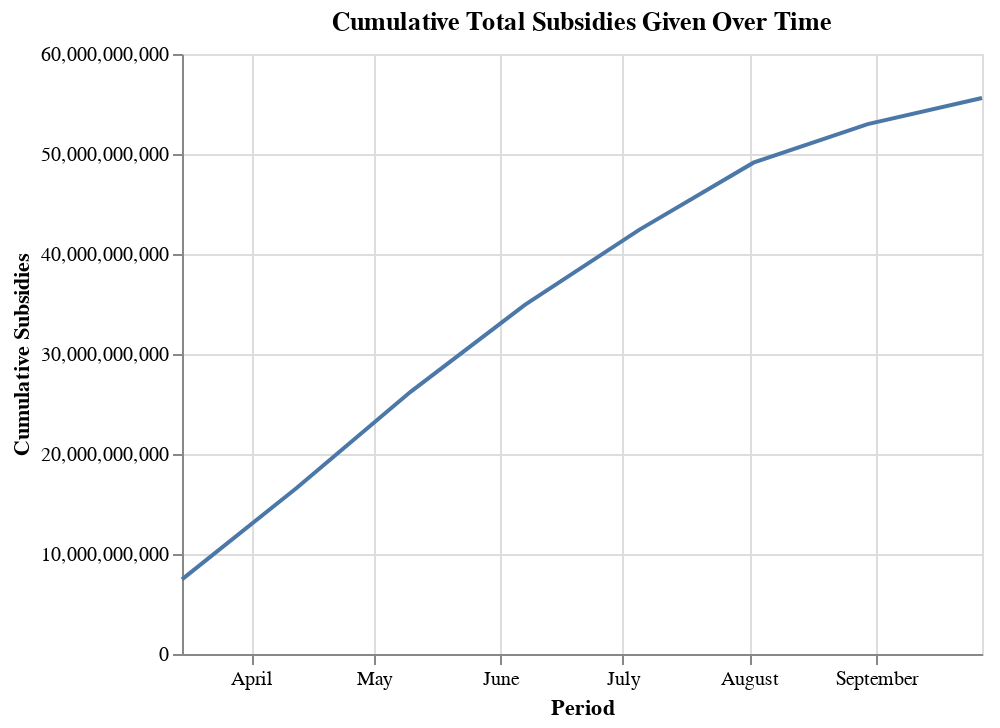

The notebook cell saved with this chart:
### Code cell
#Cumulative subsidies
temp["Cumulative Subsidies"] = temp["Subsidy"].cumsum()
temp
alt.Chart(temp, title = "Cumulative Total Subsidies Given Over Time").mark_line().encode(
    x = "Period",
    y = "Cumulative Subsidies"
)

### Figure 1 — Vega-Lite specification as saved in the notebook (floating-point values rounded to 4 significant figures)
{"config": {"view": {"continuousWidth": 400, "continuousHeight": 300}}, "data": {"name": "data-8ec965a4bcc4265287653e233ab299c8"}, "mark": "line", "encoding": {"x": {"type": "temporal", "field": "Period"}, "y": {"type": "quantitative", "field": "Cumulative Subsidies"}}, "title": "Cumulative Total Subsidies Given Over Time", "$schema": "https://vega.github.io/schema/vega-lite/v4.8.1.json", "datasets": {"data-8ec965a4bcc4265287653e233ab299c8": [{"Period": "2020-03-15T00:00:00", "RegionCode": "TOTAL", "Region": "Canada", "GeographicClassification": "Not applicable", "CensusLevel": "Not applicable", "IndustryCode": "TOTAL", "Industry": "All Industries", "BusinessLocations": 294100.0, "Subsidy": 7460000000.0, "SupportedEmployees": 3489000.0, "RehiredEmployees": 30520.0, "GeoAggregation": "Canada", "IndustryAggregation": "All industries", "Cumulative Subsidies": 7460000000.0}, {"Period": "2020-04-12T00:00:00", "RegionCode": "TOTAL", "Region": "Canada", "GeographicClassification": "Not applicable", "CensusLevel": "Not applicable", "IndustryCode": "TOTAL", "Industry": "All Industries", "BusinessLocations": 336600.0, "Subsidy": 9112000000.0, "SupportedEmployees": 3744000.0, "RehiredEmployees": 38940.0, "GeoAggregation": "Canada", "IndustryAggregation": "All industries", "Cumulative Subsidies": 16570000000.0}, {"Period": "2020-05-10T00:00:00", "RegionCode": "TOTAL", "Region": "Canada", "GeographicClassification": "Not applicable", "CensusLevel": "Not applicable", "IndustryCode": "TOTAL", "Industry": "All Industries", "BusinessLocations": 331900.0, "Subsidy": 9648000000.0, "SupportedEmployees": 4011000.0, "RehiredEmployees": 44420.0, "GeoAggregation": "Canada", "IndustryAggregation": "All industries", "Cumulative Subsidies": 26220000000.0}, {"Period": "2020-06-07T00:00:00", "RegionCode": "TOTAL", "Region": "Canada", "GeographicClassification": "Not applicable", "CensusLevel": "Not applicable", "IndustryCode": "TOTAL", "Industry": "All Industries", "BusinessLocations": 291500.0, "Subsidy": 8695000000.0, "SupportedEmployees": 3836000.0, "RehiredEmployees": 36460.0, "GeoAggregation": "Canada", "IndustryAggregation": "All industries", "Cumulative Subsidies": 34910000000.0}, {"Period": "2020-07-05T00:00:00", "RegionCode": "TOTAL", "Region": "Canada", "GeographicClassification": "Not applicable", "CensusLevel": "Not applicable", "IndustryCode": "TOTAL", "Industry": "All Industries", "BusinessLocations": 288900.0, "Subsidy": 7495000000.0, "SupportedEmployees": 4323000.0, "RehiredEmployees": 25860.0, "GeoAggregation": "Canada", "IndustryAggregation": "All industries", "Cumulative Subsidies": 42410000000.0}, {"Period": "2020-08-02T00:00:00", "RegionCode": "TOTAL", "Region": "Canada", "GeographicClassification": "Not applicable", "CensusLevel": "Not applicable", "IndustryCode": "TOTAL", "Industry": "All Industries", "BusinessLocations": 272600.0, "Subsidy": 6725000000.0, "SupportedEmployees": 4163000.0, "RehiredEmployees": 19510.0, "GeoAggregation": "Canada", "IndustryAggregation": "All industries", "Cumulative Subsidies": 49130000000.0}, {"Period": "2020-08-30T00:00:00", "RegionCode": "TOTAL", "Region": "Canada", "GeographicClassification": "Not applicable", "CensusLevel": "Not applicable", "IndustryCode": "TOTAL", "Industry": "All Industries", "BusinessLocations": 240700.0, "Subsidy": 3851000000.0, "SupportedEmployees": 3769000.0, "RehiredEmployees": 16340.0, "GeoAggregation": "Canada", "IndustryAggregation": "All industries", "Cumulative Subsidies": 52990000000.0}, {"Period": "2020-09-27T00:00:00", "RegionCode": "TOTAL", "Region": "Canada", "GeographicClassification": "Not applicable", "CensusLevel": "Not applicable", "IndustryCode": "TOTAL", "Industry": "All Industries", "BusinessLocations": 202300.0, "Subsidy": 2619000000.0, "SupportedEmployees": 3154000.0, "RehiredEmployees": 12620.0, "GeoAggregation": "Canada", "IndustryAggregation": "All industries", "Cumulative Subsidies": 55600000000.0}]}}
